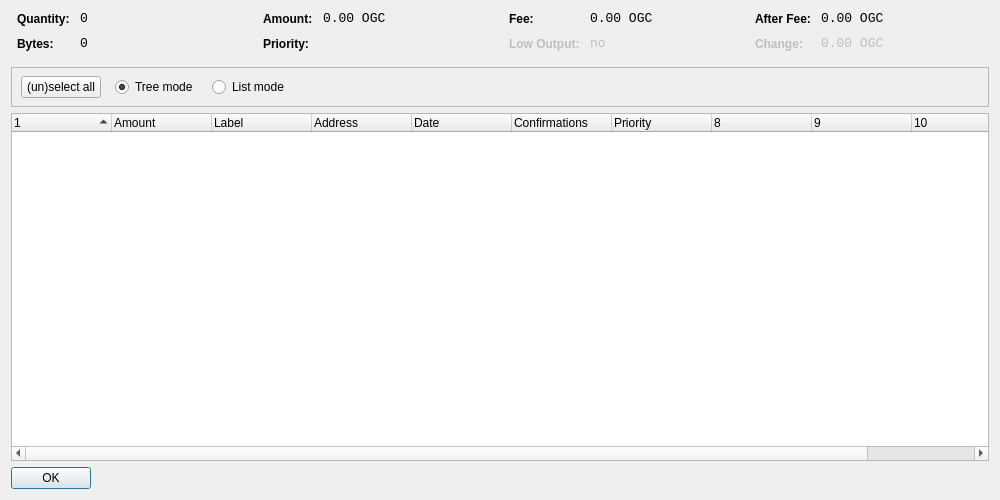
<?xml version="1.0" encoding="UTF-8"?>
<ui version="4.0">
 <class>CoinControlDialog</class>
 <widget class="QDialog" name="CoinControlDialog">
  <property name="geometry">
   <rect>
    <x>0</x>
    <y>0</y>
    <width>1000</width>
    <height>500</height>
   </rect>
  </property>
  <property name="windowTitle">
   <string>Coin Control</string>
  </property>
  <layout class="QVBoxLayout" name="verticalLayout">
   <item>
    <layout class="QHBoxLayout" name="horizontalLayoutTop" stretch="0,0,0,0">
     <property name="topMargin">
      <number>0</number>
     </property>
     <property name="bottomMargin">
      <number>10</number>
     </property>
     <item>
      <layout class="QFormLayout" name="formLayoutCoinControl1">
       <property name="horizontalSpacing">
        <number>10</number>
       </property>
       <property name="verticalSpacing">
        <number>10</number>
       </property>
       <property name="leftMargin">
        <number>6</number>
       </property>
       <property name="rightMargin">
        <number>6</number>
       </property>
       <item row="0" column="0">
        <widget class="QLabel" name="labelCoinControlQuantityText">
         <property name="styleSheet">
          <string notr="true">font-weight:bold;</string>
         </property>
         <property name="text">
          <string>Quantity:</string>
         </property>
        </widget>
       </item>
       <item row="0" column="1">
        <widget class="QLabel" name="labelCoinControlQuantity">
         <property name="font">
          <font>
           <family>Monospace</family>
           <pointsize>10</pointsize>
          </font>
         </property>
         <property name="cursor">
          <cursorShape>IBeamCursor</cursorShape>
         </property>
         <property name="contextMenuPolicy">
          <enum>Qt::ActionsContextMenu</enum>
         </property>
         <property name="text">
          <string notr="true">0</string>
         </property>
         <property name="textInteractionFlags">
          <set>Qt::LinksAccessibleByMouse|Qt::TextSelectableByKeyboard|Qt::TextSelectableByMouse</set>
         </property>
        </widget>
       </item>
       <item row="1" column="0">
        <widget class="QLabel" name="labelCoinControlBytesText">
         <property name="styleSheet">
          <string notr="true">font-weight:bold;</string>
         </property>
         <property name="text">
          <string>Bytes:</string>
         </property>
        </widget>
       </item>
       <item row="1" column="1">
        <widget class="QLabel" name="labelCoinControlBytes">
         <property name="font">
          <font>
           <family>Monospace</family>
           <pointsize>10</pointsize>
          </font>
         </property>
         <property name="cursor">
          <cursorShape>IBeamCursor</cursorShape>
         </property>
         <property name="contextMenuPolicy">
          <enum>Qt::ActionsContextMenu</enum>
         </property>
         <property name="text">
          <string notr="true">0</string>
         </property>
         <property name="textInteractionFlags">
          <set>Qt::LinksAccessibleByMouse|Qt::TextSelectableByKeyboard|Qt::TextSelectableByMouse</set>
         </property>
        </widget>
       </item>
      </layout>
     </item>
     <item>
      <layout class="QFormLayout" name="formLayoutCoinControl2">
       <property name="horizontalSpacing">
        <number>10</number>
       </property>
       <property name="verticalSpacing">
        <number>10</number>
       </property>
       <property name="leftMargin">
        <number>6</number>
       </property>
       <property name="rightMargin">
        <number>6</number>
       </property>
       <item row="0" column="0">
        <widget class="QLabel" name="labelCoinControlAmountText">
         <property name="styleSheet">
          <string notr="true">font-weight:bold;</string>
         </property>
         <property name="text">
          <string>Amount:</string>
         </property>
        </widget>
       </item>
       <item row="0" column="1">
        <widget class="QLabel" name="labelCoinControlAmount">
         <property name="font">
          <font>
           <family>Monospace</family>
           <pointsize>10</pointsize>
          </font>
         </property>
         <property name="cursor">
          <cursorShape>IBeamCursor</cursorShape>
         </property>
         <property name="contextMenuPolicy">
          <enum>Qt::ActionsContextMenu</enum>
         </property>
         <property name="text">
          <string notr="true">0.00 OGC</string>
         </property>
         <property name="textInteractionFlags">
          <set>Qt::LinksAccessibleByMouse|Qt::TextSelectableByKeyboard|Qt::TextSelectableByMouse</set>
         </property>
        </widget>
       </item>
       <item row="1" column="0">
        <widget class="QLabel" name="labelCoinControlPriorityText">
         <property name="styleSheet">
          <string notr="true">font-weight:bold;</string>
         </property>
         <property name="text">
          <string>Priority:</string>
         </property>
        </widget>
       </item>
       <item row="1" column="1">
        <widget class="QLabel" name="labelCoinControlPriority">
         <property name="font">
          <font>
           <family>Monospace</family>
           <pointsize>10</pointsize>
          </font>
         </property>
         <property name="cursor">
          <cursorShape>IBeamCursor</cursorShape>
         </property>
         <property name="contextMenuPolicy">
          <enum>Qt::ActionsContextMenu</enum>
         </property>
         <property name="text">
          <string/>
         </property>
         <property name="textInteractionFlags">
          <set>Qt::LinksAccessibleByMouse|Qt::TextSelectableByKeyboard|Qt::TextSelectableByMouse</set>
         </property>
        </widget>
       </item>
      </layout>
     </item>
     <item>
      <layout class="QFormLayout" name="formLayoutCoinControl3">
       <property name="horizontalSpacing">
        <number>10</number>
       </property>
       <property name="verticalSpacing">
        <number>10</number>
       </property>
       <property name="leftMargin">
        <number>6</number>
       </property>
       <property name="rightMargin">
        <number>6</number>
       </property>
       <item row="0" column="0">
        <widget class="QLabel" name="labelCoinControlFeeText">
         <property name="styleSheet">
          <string notr="true">font-weight:bold;</string>
         </property>
         <property name="text">
          <string>Fee:</string>
         </property>
        </widget>
       </item>
       <item row="0" column="1">
        <widget class="QLabel" name="labelCoinControlFee">
         <property name="font">
          <font>
           <family>Monospace</family>
           <pointsize>10</pointsize>
          </font>
         </property>
         <property name="cursor">
          <cursorShape>IBeamCursor</cursorShape>
         </property>
         <property name="contextMenuPolicy">
          <enum>Qt::ActionsContextMenu</enum>
         </property>
         <property name="text">
          <string notr="true">0.00 OGC</string>
         </property>
         <property name="textInteractionFlags">
          <set>Qt::LinksAccessibleByMouse|Qt::TextSelectableByKeyboard|Qt::TextSelectableByMouse</set>
         </property>
        </widget>
       </item>
       <item row="1" column="0">
        <widget class="QLabel" name="labelCoinControlLowOutputText">
         <property name="enabled">
          <bool>false</bool>
         </property>
         <property name="styleSheet">
          <string notr="true">font-weight:bold;</string>
         </property>
         <property name="text">
          <string>Low Output:</string>
         </property>
        </widget>
       </item>
       <item row="1" column="1">
        <widget class="QLabel" name="labelCoinControlLowOutput">
         <property name="enabled">
          <bool>false</bool>
         </property>
         <property name="font">
          <font>
           <family>Monospace</family>
           <pointsize>10</pointsize>
          </font>
         </property>
         <property name="cursor">
          <cursorShape>IBeamCursor</cursorShape>
         </property>
         <property name="contextMenuPolicy">
          <enum>Qt::ActionsContextMenu</enum>
         </property>
         <property name="text">
          <string notr="true">no</string>
         </property>
         <property name="textInteractionFlags">
          <set>Qt::LinksAccessibleByMouse|Qt::TextSelectableByKeyboard|Qt::TextSelectableByMouse</set>
         </property>
        </widget>
       </item>
      </layout>
     </item>
     <item>
      <layout class="QFormLayout" name="formLayoutCoinControl4">
       <property name="horizontalSpacing">
        <number>10</number>
       </property>
       <property name="verticalSpacing">
        <number>10</number>
       </property>
       <property name="leftMargin">
        <number>6</number>
       </property>
       <property name="rightMargin">
        <number>6</number>
       </property>
       <item row="0" column="0">
        <widget class="QLabel" name="labelCoinControlAfterFeeText">
         <property name="styleSheet">
          <string notr="true">font-weight:bold;</string>
         </property>
         <property name="text">
          <string>After Fee:</string>
         </property>
        </widget>
       </item>
       <item row="0" column="1">
        <widget class="QLabel" name="labelCoinControlAfterFee">
         <property name="font">
          <font>
           <family>Monospace</family>
           <pointsize>10</pointsize>
          </font>
         </property>
         <property name="cursor">
          <cursorShape>IBeamCursor</cursorShape>
         </property>
         <property name="contextMenuPolicy">
          <enum>Qt::ActionsContextMenu</enum>
         </property>
         <property name="text">
          <string notr="true">0.00 OGC</string>
         </property>
         <property name="textInteractionFlags">
          <set>Qt::LinksAccessibleByMouse|Qt::TextSelectableByKeyboard|Qt::TextSelectableByMouse</set>
         </property>
        </widget>
       </item>
       <item row="1" column="0">
        <widget class="QLabel" name="labelCoinControlChangeText">
         <property name="enabled">
          <bool>false</bool>
         </property>
         <property name="styleSheet">
          <string notr="true">font-weight:bold;</string>
         </property>
         <property name="text">
          <string>Change:</string>
         </property>
        </widget>
       </item>
       <item row="1" column="1">
        <widget class="QLabel" name="labelCoinControlChange">
         <property name="enabled">
          <bool>false</bool>
         </property>
         <property name="font">
          <font>
           <family>Monospace</family>
           <pointsize>10</pointsize>
          </font>
         </property>
         <property name="cursor">
          <cursorShape>IBeamCursor</cursorShape>
         </property>
         <property name="contextMenuPolicy">
          <enum>Qt::ActionsContextMenu</enum>
         </property>
         <property name="text">
          <string notr="true">0.00 OGC</string>
         </property>
         <property name="textInteractionFlags">
          <set>Qt::LinksAccessibleByMouse|Qt::TextSelectableByKeyboard|Qt::TextSelectableByMouse</set>
         </property>
        </widget>
       </item>
      </layout>
     </item>
    </layout>
   </item>
   <item>
    <widget class="QFrame" name="frame">
     <property name="minimumSize">
      <size>
       <width>0</width>
       <height>40</height>
      </size>
     </property>
     <property name="frameShape">
      <enum>QFrame::StyledPanel</enum>
     </property>
     <property name="frameShadow">
      <enum>QFrame::Sunken</enum>
     </property>
     <widget class="QWidget" name="horizontalLayoutWidget">
      <property name="geometry">
       <rect>
        <x>10</x>
        <y>0</y>
        <width>781</width>
        <height>41</height>
       </rect>
      </property>
      <layout class="QHBoxLayout" name="horizontalLayoutPanel" stretch="0,0,0,0,0">
       <property name="spacing">
        <number>14</number>
       </property>
       <item>
        <widget class="QPushButton" name="pushButtonSelectAll">
         <property name="sizePolicy">
          <sizepolicy hsizetype="Maximum" vsizetype="Fixed">
           <horstretch>0</horstretch>
           <verstretch>0</verstretch>
          </sizepolicy>
         </property>
         <property name="text">
          <string>(un)select all</string>
         </property>
        </widget>
       </item>
       <item>
        <widget class="QRadioButton" name="radioTreeMode">
         <property name="sizePolicy">
          <sizepolicy hsizetype="Maximum" vsizetype="Fixed">
           <horstretch>0</horstretch>
           <verstretch>0</verstretch>
          </sizepolicy>
         </property>
         <property name="text">
          <string>Tree mode</string>
         </property>
         <property name="checked">
          <bool>true</bool>
         </property>
        </widget>
       </item>
       <item>
        <widget class="QRadioButton" name="radioListMode">
         <property name="sizePolicy">
          <sizepolicy hsizetype="Maximum" vsizetype="Fixed">
           <horstretch>0</horstretch>
           <verstretch>0</verstretch>
          </sizepolicy>
         </property>
         <property name="text">
          <string>List mode</string>
         </property>
        </widget>
       </item>
       <item>
        <spacer name="horizontalSpacer">
         <property name="orientation">
          <enum>Qt::Horizontal</enum>
         </property>
         <property name="sizeHint" stdset="0">
          <size>
           <width>40</width>
           <height>20</height>
          </size>
         </property>
        </spacer>
       </item>
      </layout>
     </widget>
    </widget>
   </item>
   <item>
    <widget class="CoinControlTreeWidget" name="treeWidget">
     <property name="contextMenuPolicy">
      <enum>Qt::CustomContextMenu</enum>
     </property>
     <property name="sortingEnabled">
      <bool>false</bool>
     </property>
     <property name="columnCount">
      <number>11</number>
     </property>
     <attribute name="headerShowSortIndicator" stdset="0">
      <bool>true</bool>
     </attribute>
     <attribute name="headerStretchLastSection">
      <bool>false</bool>
     </attribute>
     <column>
      <property name="text">
       <string/>
      </property>
     </column>
     <column>
      <property name="text">
       <string>Amount</string>
      </property>
     </column>
     <column>
      <property name="text">
       <string>Label</string>
      </property>
     </column>
     <column>
      <property name="text">
       <string>Address</string>
      </property>
     </column>
     <column>
      <property name="text">
       <string>Date</string>
      </property>
     </column>
     <column>
      <property name="text">
       <string>Confirmations</string>
      </property>
      <property name="toolTip">
       <string>Confirmed</string>
      </property>
     </column>
     <column>
      <property name="text">
       <string>Priority</string>
      </property>
     </column>
     <column>
      <property name="text">
       <string/>
      </property>
     </column>
     <column>
      <property name="text">
       <string/>
      </property>
     </column>
     <column>
      <property name="text">
       <string/>
      </property>
     </column>
     <column>
      <property name="text">
       <string/>
      </property>
     </column>
    </widget>
   </item>
   <item>
    <widget class="QDialogButtonBox" name="buttonBox">
     <property name="sizePolicy">
      <sizepolicy hsizetype="Maximum" vsizetype="Fixed">
       <horstretch>0</horstretch>
       <verstretch>0</verstretch>
      </sizepolicy>
     </property>
     <property name="orientation">
      <enum>Qt::Horizontal</enum>
     </property>
     <property name="standardButtons">
      <set>QDialogButtonBox::Ok</set>
     </property>
    </widget>
   </item>
  </layout>
 </widget>
 <customwidgets>
  <customwidget>
   <class>CoinControlTreeWidget</class>
   <extends>QTreeWidget</extends>
   <header>coincontroltreewidget.h</header>
  </customwidget>
 </customwidgets>
 <resources/>
 <connections/>
</ui>
